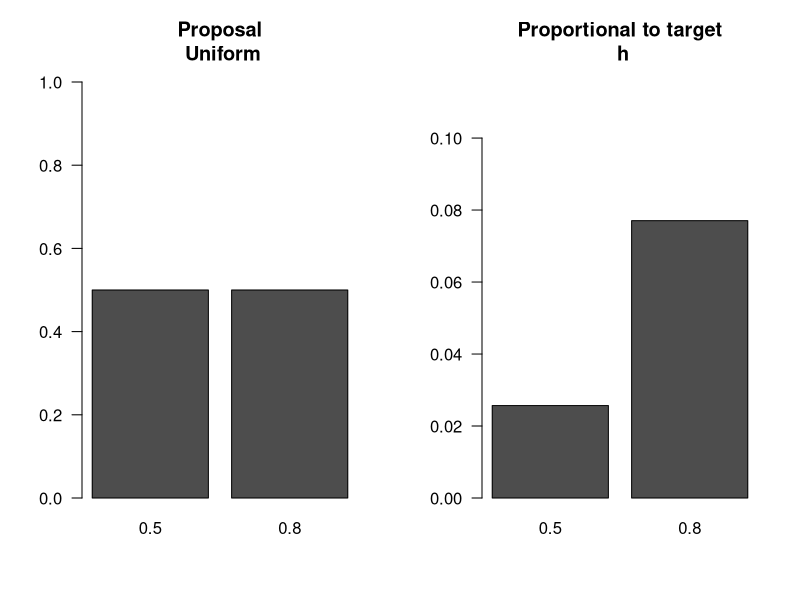
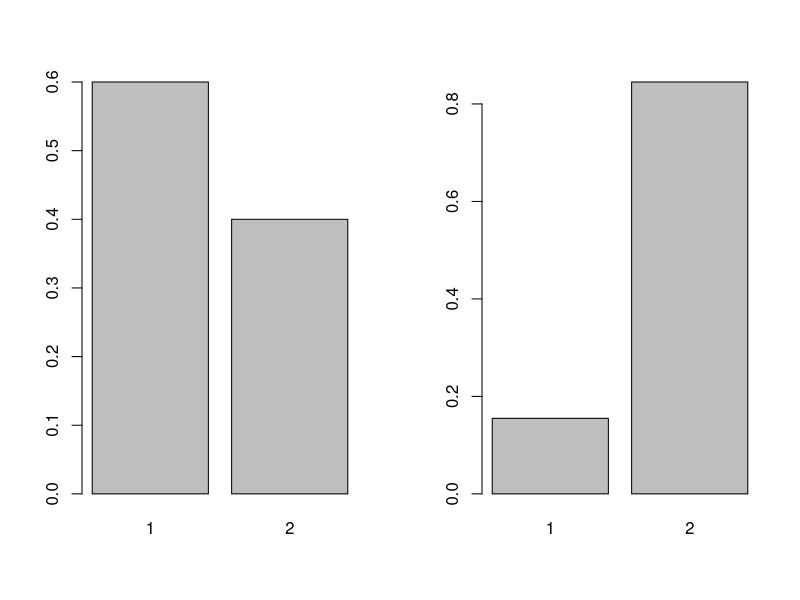
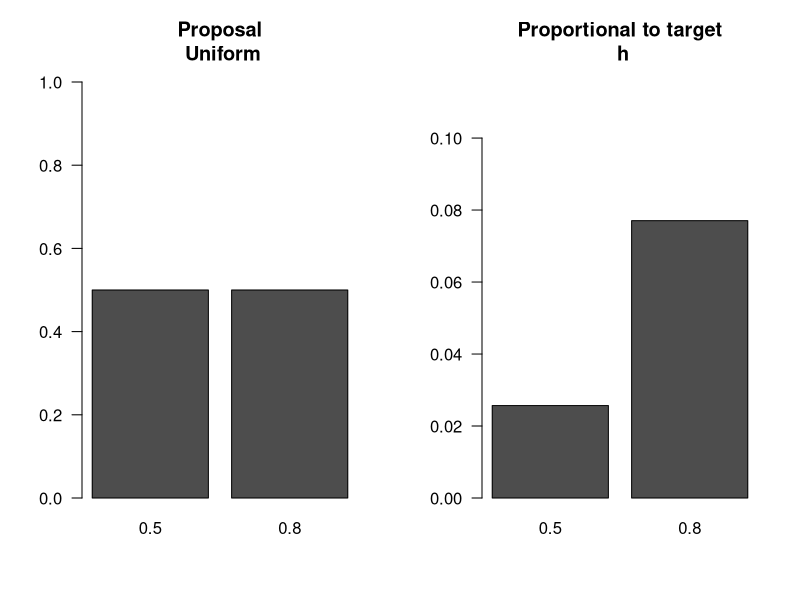
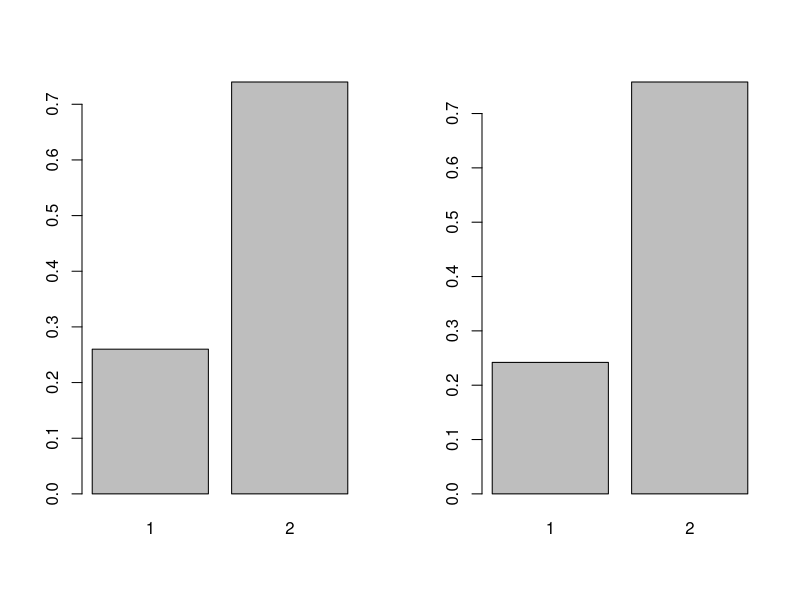
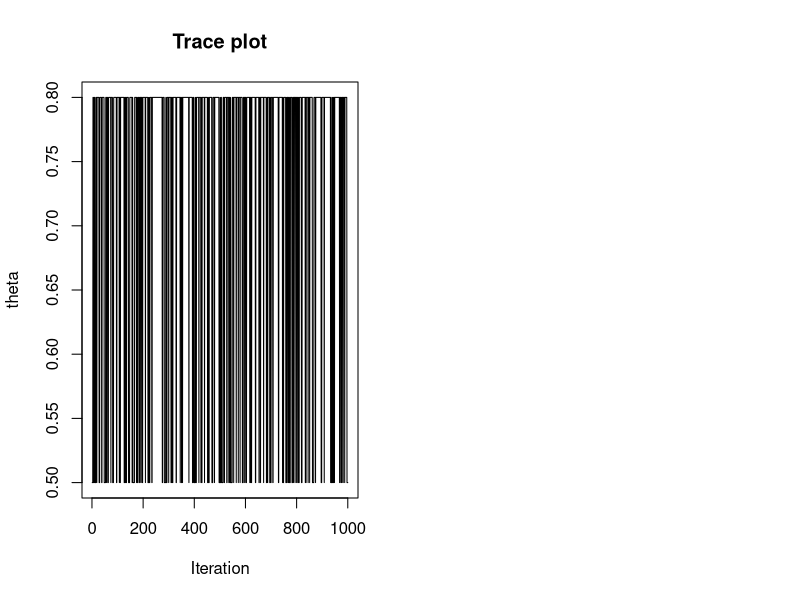

The R source for these figures, in order:
# Make a coin-die bbox
# k = number of faces in the event set E for acceptance of proposal
# Lik = likelihood for 2 states of theta
# theta = two states
# h1 = small relative to h2
cdbbox<-function(k=1,lik,theta, h1="s"){ # K=1...6
# xtable is a library which has functions useful for latex output
if(!require(xtable)) install.packages(xtable)
# rename the first and second components of the likelihood
lik1<-lik[1]
lik2<-lik[2]
# We will now make a prior that has the desired characteristics
# See pdf for proof of following
# if h1 small "s" then ... else ...
ifelse(h1=="s",pi1<-k/6*lik2/(lik1+k/6*lik2), pi1<-lik2/(lik2+k/6*lik1))
# sum of probs is 1
prior=c(pi1,1-pi1)
#lik<-c(lik1,lik2)
h<-prior*lik
# Bayes
post=h/sum(h)
# Make a matrix for the Bayes box
mat<-cbind(theta,prior,lik,h,post)
rownames(mat)<-1:length(lik)
Totals=c(NA,sum(prior),NA,sum(h),sum(post))
mat2=rbind(mat,Totals)

# Now make some plots useful in explaining the procedure
windows()
layout(matrix(c(1,2),nr=1,nc=2,byrow=TRUE))
barplot(matrix(c(0.5,0.5),nc=2,nr=1,byrow=TRUE,dimnames=list(c("Coin"),theta)),ylim=c(0,1),las=1,main="Proposal\n Uniform")
barplot(matrix(h,nc=2,nr=1,byrow=TRUE,dimnames=list(c("Coin"),theta)),ylim=c(0,max(h)+0.5*max(h)),las=1,main="Proportional to target\n h")
# Return a list of useful objects
return(list(bbox=mat2,latex=xtable(mat2,digits=6),mat=mat,h=h,h1=h1,k=k))
}

cdbbox(k=2,lik=dbinom(x=6,size=10,prob=c(0.5,0.8)),theta=c(0.5,0.8),h1="s")->ans 
ans$latex
names(ans)
ans

## Task 2
# This function relies on getting h vectors that match E2
# Use cdbbox() to get the correct h vectors.
# Notice the ... - this corresponds to the ... in the barplot
# You can use additional arguments which pass to the barplot
coindie<-function(n=100, h=c(1/4,3/4),E2=c(5,6),init=1,...){
library(xtable)
dieset<-c()
dieset[1]<-"E1"
die<-function(n=1){
sample(1:6,size=n,replace=TRUE)
}

coin<-function(n=1){
sample(1:2,size=n,replace=TRUE)
}
face<-c()
alpha<-c() # holds acceptance probs
alpha[1]<-1
post<-c()# post sample
prop<-c() # vec of proposed states 1s and 2s
prop[1]=init # initial state
post[1]=prop[1]
dice<-c()
dice[1]<-die()

for(i in 2:n){ # starts at 2 because initial value given above
prop[i]<-coin()
alpha[i]=min(1,h[prop[i]]/h[post[i-1]])

dice[i]<-die()
ifelse(alpha[i]==1,dieset[i]<-"E1",dieset[i]<-"E2")
# is x an element of set y
if(alpha[i]==1 | (is.element(dice[i],E2) & alpha[i]!=1)){post[i]<-prop[i]}
else{post[i]<-post[i-1]}
 }  
res<-matrix(c(prop,round(alpha,2),dieset,dice,post ),nc=5,nr=n,byrow=FALSE,dimnames=list(1:n,c("proposal","alpha", "E","dice","post")))
sim<-table(post)/n
postexact<-h/sum(h)
barplot(sim,...)
return(list(iter=res,sim=sim,postexact=postexact,post=post,xtable=xtable(res,dig=1)) )
}

coindie(n=20,h=c(0.6,0.4),E2=c(3,4,5,6)) ->ans
ans$it

coindie(n=200,h=c(1,6),E2=c(3)) ->ans
ans$it

# Use cdbbox in conjunction with coindie()
cdbbox(k=2,lik=dbinom(x=6,size=10,prob=c(0.5,0.8)),theta=c(0.5,0.8),h1="s")->ans 
names(ans)
ans2=coindie(n=300,h=ans$h,E2=1:ans$k)
ans2$it


# retrieving posterior theta values
#trace plot

ans3=coindie(n=1000,h=ans$h,E2=1:ans$k)
ans4=c(0.5,0.8)[ans3$post]
plot(ans4,type="l",main="Trace plot",xlab="Iteration",ylab="theta")
